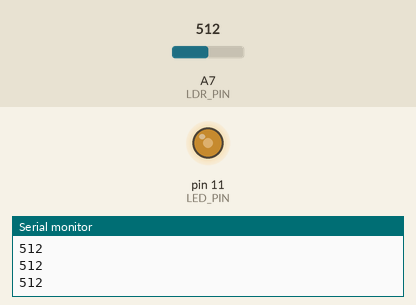
The sketch below on a simulated Arduino Nano, built with avr-gcc and run on an emulated ATmega328P. Shown: output pins drawn as LEDs (lit = HIGH), the last lines printed to the serial monitor. The test bench sets the inputs (shaded band); at power-on: A7 (LDR_PIN) = 512.

Above: at 1.2 s.
1.3 s: A7 (LDR_PIN) set to 306
At 1.8 s:
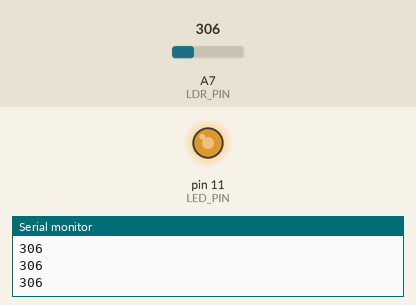
2.8 s: A7 (LDR_PIN) set to 122
At 3.1 s:
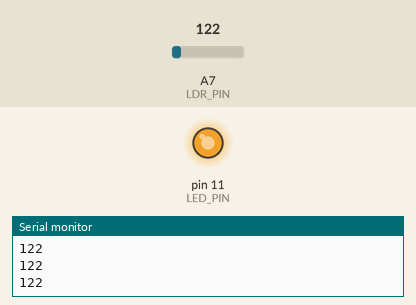
4.3 s: A7 (LDR_PIN) set to 900
At 5.5 s:
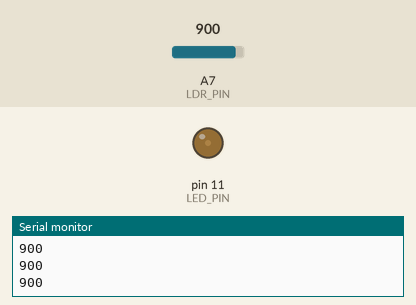
5.8 s: A7 (LDR_PIN) set to 1023
At 6.9 s:
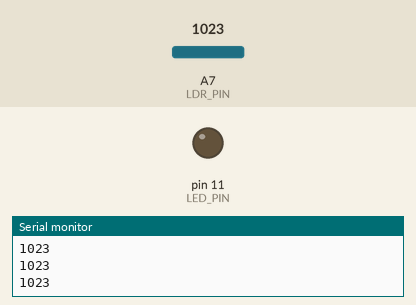
7.3 s: A7 (LDR_PIN) set to 511
At 8.3 s:
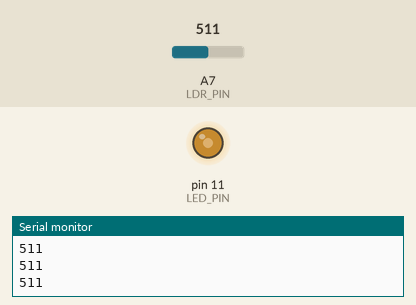
Timing chart, 0 to 9.8 s (numbered marks = the images above; inputs shaded):
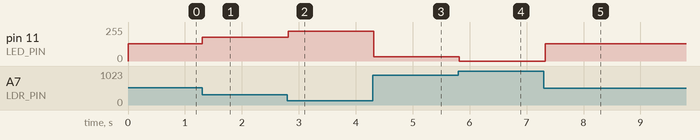

The sketch:

sketch_04_Serial.ino
```cpp
#define LED_PIN 11
#define LDR_PIN A7

int workingValue = 0;

void setup() {
  // put your setup code here, to run once:
  Serial.begin(115200); //9600 - 115200
  pinMode(LDR_PIN,INPUT);
  pinMode(LED_PIN,OUTPUT);
}

void loop() {
  /* IN THE LOOP WE TRY NOT TO INSTANTIATE NEW VARIABLES (workingValue is created in the public scope) */
  workingValue = analogRead(LDR_PIN);
  analogWrite(LED_PIN,map(workingValue,0,1023,255,0));
  Serial.println(workingValue);
  delay(100);
}
```

Measured:
- after the input at 1.3 s, pin 11 (LED_PIN): 128/255 → 179/255 at once
- after the input at 2.8 s, pin 11 (LED_PIN): 179/255 → 225/255 at once
- after the input at 4.3 s, pin 11 (LED_PIN): 225/255 → 31/255 at once
- after the input at 5.8 s, pin 11 (LED_PIN): 31/255 → 0/255 at once
- after the input at 7.3 s, pin 11 (LED_PIN): 0/255 → 128/255 at once
